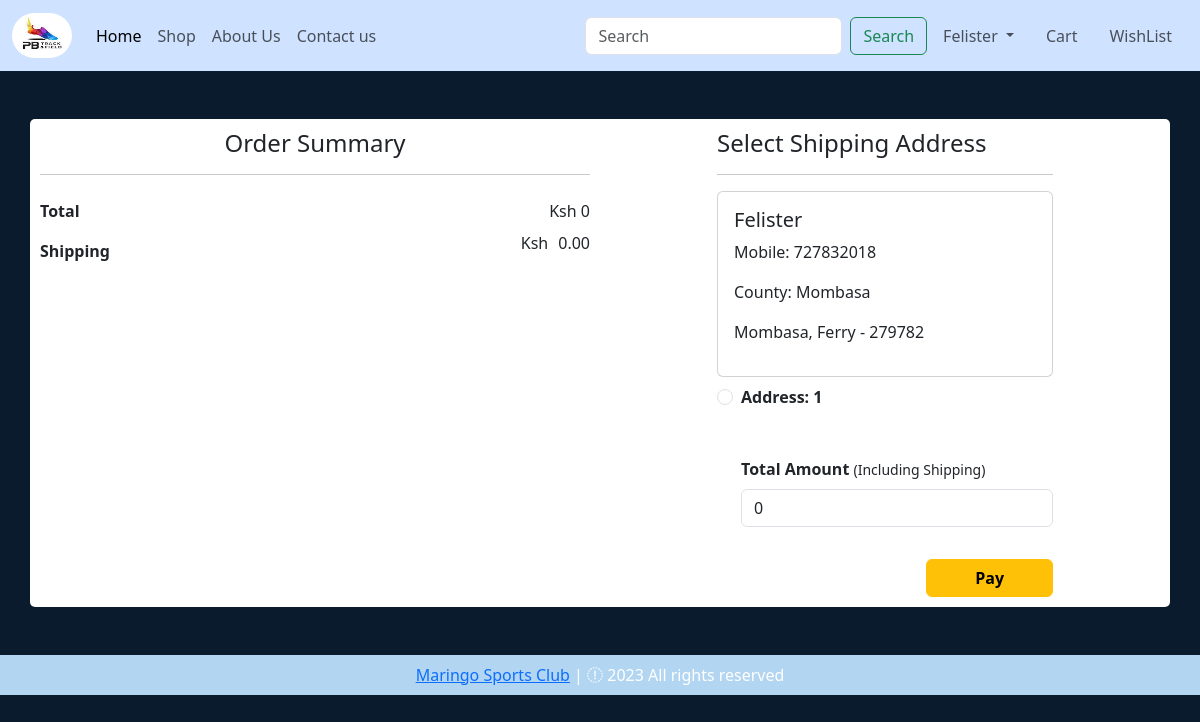
The app's page /checkout/ (signed in) with its own data.
### app/models.py (models this page shows, shortened)
class CustomerAddress(models.Model):
    user = models.ForeignKey(User, on_delete=models.CASCADE)
    county = models.ForeignKey(County, on_delete=models.CASCADE)
    town = models.ForeignKey(Town, on_delete=models.CASCADE)
    pick_up_station = models.CharField(max_length=100)
    zip_code = models.IntegerField()
    contact = models.IntegerField()
    selected = models.BooleanField(default=False)

class County(models.Model):
    county = models.CharField(choices=COUNTIES, max_length=50)
    def __str__(self):
        return self.county

class Town(models.Model):
    county = models.ForeignKey(County, on_delete=models.CASCADE)
    town = models.CharField(choices=TOWNS, max_length=50)
    shipping_cost = models.PositiveIntegerField(default=100)
    def __str__(self):
        return self.town

### app/views.py (the view)
# urls.py: path('checkout/', views.CheckOutView.as_view(), name='checkout'),
class CheckOutView(View):
    def get(self, request):
        total_cart_items = get_total_cart_items(request)
        total_wishlist_items = get_total_wishlist_items(request)
        user = request.user
        address = CustomerAddress.objects.filter(user=user)
        cart = Cart.objects.filter(user=request.user)
        amount = 0
        for p in cart:
            price = p.quantity * p.product.current_price
            amount += price
        total_amount = check_for_discount(amount=amount)
        return render(request, 'app/checkout.html', locals())

### app/views.py (called while the page is built)
def get_total_cart_items(request):
    if request.user.is_authenticated:
        total = len(Cart.objects.filter(user=request.user))
        return total
    else:
        return 0

def get_total_wishlist_items(request):
    if request.user.is_authenticated:
        total = len(WishList.objects.filter(user=request.user))
        return total
    else:
        return 0

def check_for_discount(amount):
    if amount > 10000:
        return 0.95 * amount
    else:
        return amount

### app/templates/app/checkout.html (shortened to what this page needs)
{% extends 'app/base.html' %}
{% load static %}
{% block main-content %}
<div class="container">
    <div class="row mt-5" style="background-color: white; border-radius: 5px;">
        <div class="col-sm-6" style="padding: 10px;">
            <h4 class="text-center">Order Summary</h4>
            <hr>
            <ul class="list-group">
                <li class="list-group-item d-flex justify-content-between align-items-center border-0 px-0 pb-0"> <strong>Total</strong><span id="amount"> Ksh {{ total_amount }}</span></li>
                <li class="list-group-item d-flex justify-content-between align-items-center border-0 px-0 pb-0"><strong>Shipping</strong><span id="amount" style="display: flex;">Ksh <p id="shipping" style="margin-left: 10px;"> 0.00</p></span></li>
            </ul>
        </div>
        <div class="col-sm-4 offset-sm-1" >
            <div style="padding: 10px;">
                <h4>Select Shipping Address</h4>
                <hr>
                <form action="" method="post" id="myform" >
                    {% for add in address %}
                    <div class="card">
                        <div class="card-body">
                            <h5>{{ add.user | capfirst }}</h5>
                            <p>Mobile: {{ add.contact }}</p>
                            <p>County: {{ add.county }}</p>
                            <p>{{ add.town }}, {{ add.pick_up_station }} - {{ add.zip_code }}</p>
                        </div>
                    </div>
                    <div class="form-check mt-2 mb-5">
                        <input class="form-check-input" type="radio" name="custid" id="customerAdd" value="{{add.id}}">
                        <label for="custadd{{ forloop.counter}}" class="form-check-label fw-bold">Address: {{ forloop.counter }}</label>
                    </div>
                    {% endfor %}
                    <div class="form-check mb-3">
                        <label for="totamount" class="form-label"><strong>Total Amount </strong><small>(Including Shipping)</small></label>
                        <input type="number" class="form-control" name="totamount" value="{{ total_amount}}" id="final" readonly>
                    </div>
                </form>
                <div class="text-end">
                    <a href="{% url 'payment' %}" class="btn btn-warning mt-3 px-5 fw-bold">Pay</a>
                </div>
            </div>
        </div>
    </div>
</div>
{% endblock main-content %}

### app/templates/app/base.html (shortened to what this page needs)
<!DOCTYPE html>
{% load static %}
<html lang="en">
<head>
    <link href="https://cdn.jsdelivr.net/npm/bootstrap@5.3.0-alpha3/dist/css/bootstrap.min.css" rel="stylesheet">
    <link rel="stylesheet" href="{% static 'app/css/owl.carousel.min.css' %}">
    <link rel="stylesheet" href="{% static 'app/css/all.min.css' %}">
    <link rel="stylesheet" href="{% static 'app/css/style.css' %}">
    <link rel="stylesheet" href="https://cdnjs.cloudflare.com/ajax/libs/font-awesome/4.7.0/css/font-awesome.min.css">
</head>
<body style="background-color: #091b2c;">
    <nav class="navbar navbar-expand-lg nabar-dark bg-primary-subtle">
        <div class="container-fluid">
          <a class="navbar-brand" href="#">
            <img src="{% static 'app/images/logo1.jpg' %}" alt="logo" style="border-radius: 500px; height: 45px; width: 60px;">
          </a>
          <div class="collapse navbar-collapse" id="navbarSupportedContent">
            <ul class="navbar-nav me-auto mb-2 mb-lg-0">
              <li class="nav-item">
                <a class="nav-link active" aria-current="page" href="/">Home</a>
              </li>
              <li class="nav-item">
                <a class="nav-link text-grey" href="{% url 'shop' %}">Shop</a>
              </li>
              <li class="nav-item">
                <a class="nav-link text-grey" href="{% url 'about' %}">About Us</a>
              </li>
              <li class="nav-item">
                <a class="nav-link text-grey" href="{% url 'contact' %}">Contact us</a>
              </li>
            </ul>
            <form class="d-flex" role="search" action="/search">
              <input class="form-control me-2" name="search" type="search" placeholder="Search" aria-label="Search">
              <button class="btn btn-outline-success" type="submit">Search</button>
            </form>
          </div>
          {% if request.user.is_authenticated %}
          <ul class="navbar-nav me-auto mb-2 mb-lg-0">
            <li class="nav-item dropdown mx-2">
              <a class="nav-link dropdown-toggle text-grey" href="#" role="button", id="profileDropdown"
              data-bs-toggle="dropdown" aria-hidden="false" \>
                {{ request.user | capfirst }}
              </a>
            </li>
            <li class="nav-item mx-2">
              <a class="nav-link text-grey" href="{% url 'show-cart' %}"> Cart</a>
            </li>
            <li class="nav-item mx-2">
              <a class="nav-link text-grey" href="{% url 'wishlist' %}"> WishList</a>
            </li>
            {% else %}
              <a class="nav-link text-grey" style="margin: 0px 20px 0px 50px;" href="{% url 'login' %}">Login</a>
          </ul>
          {% endif %}
        </div>
      </nav>
    {% block main-content %}
    {% endblock main-content %}
    <footer class="container-fluid  text-center p-2 mt-5" style="background-color: rgb(178, 213, 241); color: white;">
      <a href="https://github.com/Frost-Codes">Maringo Sports Club</a> | <span><i class="fa-sharp fa-regular fa-copyright"></i></span> 2023 All rights reserved
    </footer>
</body>
</html>

### records on screen
CustomerAddress: user "Felister", contact "727832018", county "Mombasa", town "Mombasa", pick_up_station "Ferry", zip_code "279782"

### other values on screen
{{ request.user | capfirst }} "Felister"
{{ total_amount }} "0"
